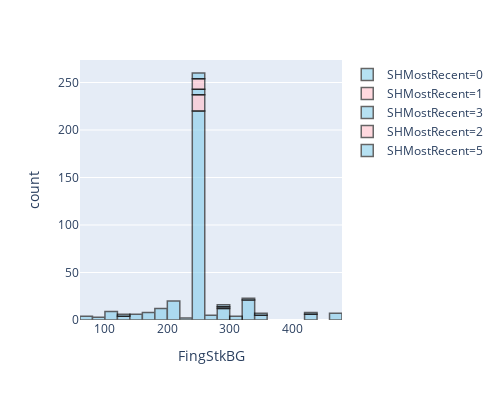

Notebook code cell kept with this figure:
### Code cell
import plotly.express as px
fig1 = px.histogram(Diab1, x="FingStkBG", nbins=20,color='SHMostRecent', color_discrete_sequence=['skyblue','pink']) 
fig1.update_traces(opacity=0.8, selector=dict(type='histogram'))
fig1.update_traces(marker_line_color='rgb(0,0,0)', marker_line_width=1.5, opacity=0.6)
fig1.update_layout(autosize=True, width=500,height=400)
fig1.show()

### Figure 1 — Plotly figure (JSON) as saved in the notebook; plotly's stock layout.template omitted (floating-point values rounded to 4 significant figures; data arrays with more than 128 entries replaced by an {"elided": "..."} marker saying what was removed)
{"data": [{"alignmentgroup": "True", "bingroup": "x", "hoverlabel": {"namelength": 0}, "hovertemplate": "SHMostRecent=0<br>FingStkBG=%{x}<br>count=%{y}", "legendgroup": "SHMostRecent=0", "marker": {"color": "skyblue", "line": {"color": "rgb(0,0,0)", "width": 1.5}}, "name": "SHMostRecent=0", "nbinsx": 20, "offsetgroup": "SHMostRecent=0", "opacity": 0.6, "orientation": "v", "showlegend": true, "type": "histogram", "x": {"elided": "344 float values"}, "xaxis": "x", "yaxis": "y"}, {"alignmentgroup": "True", "bingroup": "x", "hoverlabel": {"namelength": 0}, "hovertemplate": "SHMostRecent=1<br>FingStkBG=%{x}<br>count=%{y}", "legendgroup": "SHMostRecent=1", "marker": {"color": "pink", "line": {"color": "rgb(0,0,0)", "width": 1.5}}, "name": "SHMostRecent=1", "nbinsx": 20, "offsetgroup": "SHMostRecent=1", "opacity": 0.6, "orientation": "v", "showlegend": true, "type": "histogram", "x": [247.3, 247.3, 247.3, 247.3, 247.3, 247.3, 247.3, 247.3, 247.3, 247.3, 247.3, 247.3, 247.3, 247.3, 247.3, 247.3, 247.3], "xaxis": "x", "yaxis": "y"}, {"alignmentgroup": "True", "bingroup": "x", "hoverlabel": {"namelength": 0}, "hovertemplate": "SHMostRecent=3<br>FingStkBG=%{x}<br>count=%{y}", "legendgroup": "SHMostRecent=3", "marker": {"color": "skyblue", "line": {"color": "rgb(0,0,0)", "width": 1.5}}, "name": "SHMostRecent=3", "nbinsx": 20, "offsetgroup": "SHMostRecent=3", "opacity": 0.6, "orientation": "v", "showlegend": true, "type": "histogram", "x": [321, 356, 297, 134, 247.3, 310, 302, 247.3, 247.3, 297, 134, 247.3, 310, 247.3, 356, 302, 321, 247.3], "xaxis": "x", "yaxis": "y"}, {"alignmentgroup": "True", "bingroup": "x", "hoverlabel": {"namelength": 0}, "hovertemplate": "SHMostRecent=2<br>FingStkBG=%{x}<br>count=%{y}", "legendgroup": "SHMostRecent=2", "marker": {"color": "pink", "line": {"color": "rgb(0,0,0)", "width": 1.5}}, "name": "SHMostRecent=2", "nbinsx": 20, "offsetgroup": "SHMostRecent=2", "opacity": 0.6, "orientation": "v", "showlegend": true, "type": "histogram", "x": [247.3, 247.3, 247.3, 247.3, 247.3, 247.3, 247.3, 247.3, 247.3, 247.3, 247.3], "xaxis": "x", "yaxis": "y"}, {"alignmentgroup": "True", "bingroup": "x", "hoverlabel": {"namelength": 0}, "hovertemplate": "SHMostRecent=5<br>FingStkBG=%{x}<br>count=%{y}", "legendgroup": "SHMostRecent=5", "marker": {"color": "skyblue", "line": {"color": "rgb(0,0,0)", "width": 1.5}}, "name": "SHMostRecent=5", "nbinsx": 20, "offsetgroup": "SHMostRecent=5", "opacity": 0.6, "orientation": "v", "showlegend": true, "type": "histogram", "x": [431, 282, 247.3, 247.3, 247.3, 282, 247.3, 247.3, 431, 247.3], "xaxis": "x", "yaxis": "y"}], "layout": {"autosize": true, "barmode": "relative", "height": 400, "legend": {"tracegroupgap": 0}, "margin": {"t": 60}, "width": 500, "xaxis": {"anchor": "y", "domain": [0, 1], "title": {"text": "FingStkBG"}}, "yaxis": {"anchor": "x", "domain": [0, 1], "title": {"text": "count"}}}}
